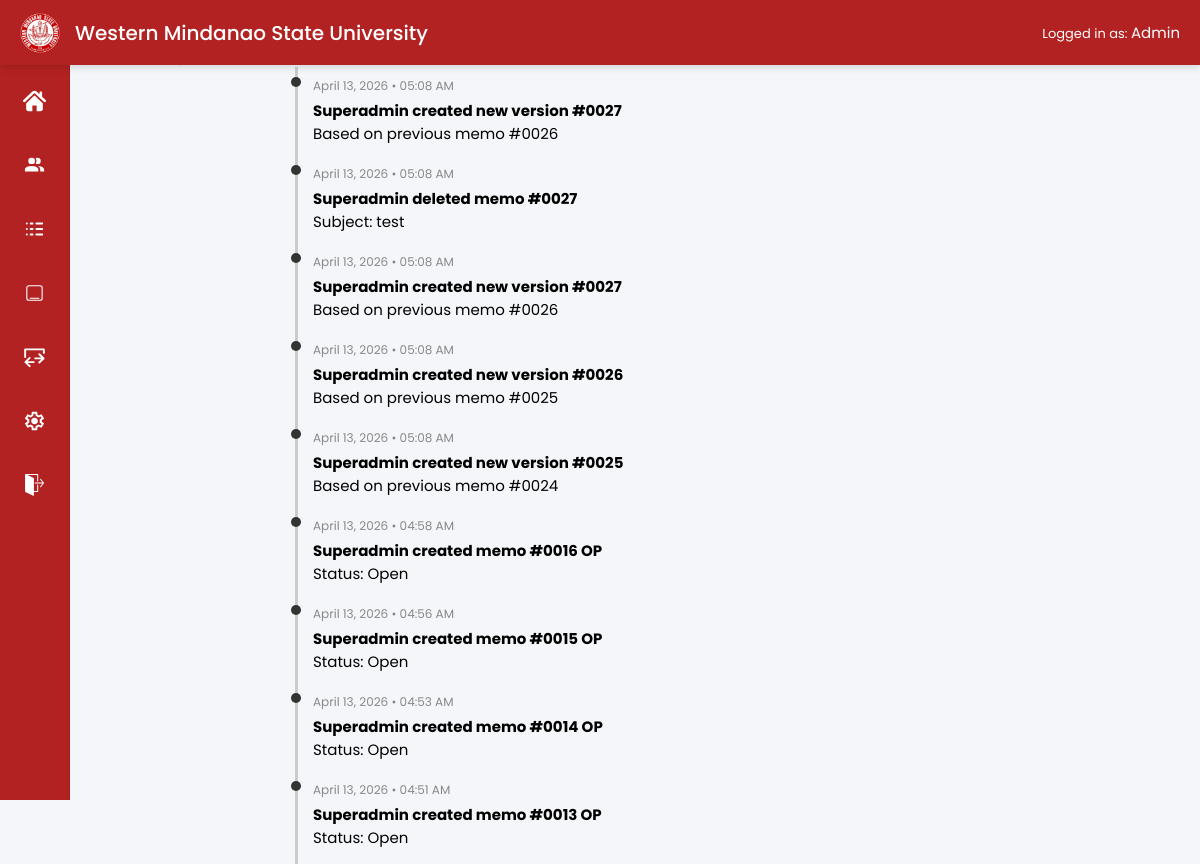
Before: /admin/logs (signed in, upper part) with the older database file.
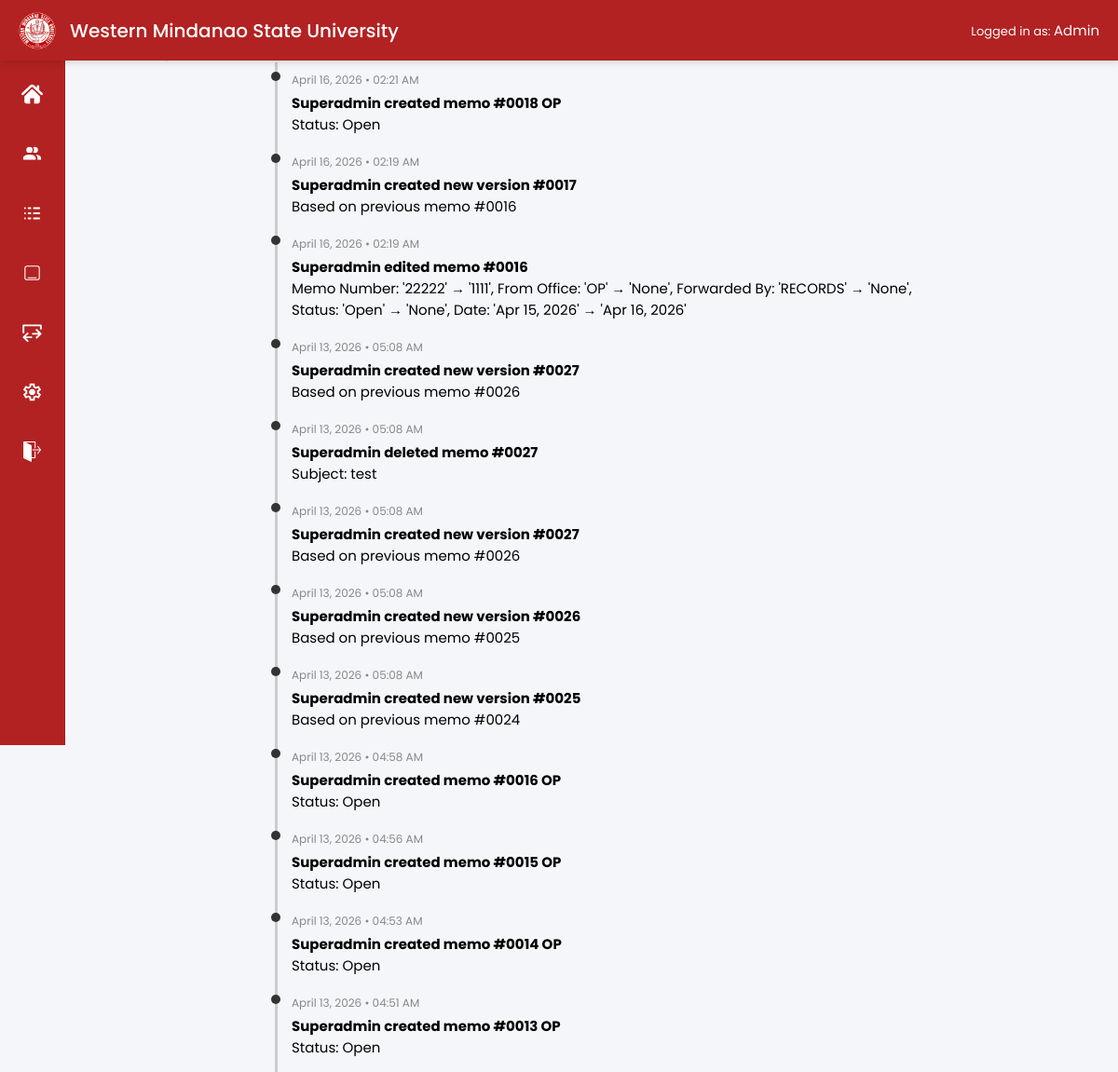
After: the same page with the newer database file.
### app/models/settings.py (models this page shows)
class SystemSettings(db.Model):
    __tablename__ = "system_settings"
    id = db.Column(db.Integer, primary_key=True)
    system_name = db.Column(db.String(200))
    logo = db.Column(db.String(255))

### app/models/user.py (models this page shows, shortened)
class User(UserMixin, db.Model):
    __tablename__ = "users"
    id = db.Column(db.Integer, primary_key=True)
    username = db.Column(db.String(50), unique=True, nullable=False)
    password_hash = db.Column(db.String(255), nullable=False)
    role = db.Column(db.String(20))  # admin or secretary

### app/models/log_entry.py (models this page shows)
class LogEntry(db.Model):
    __tablename__ = "log_entries"
    id = db.Column(db.Integer, primary_key=True)
    serial_number = db.Column(db.Integer, unique=True, nullable=False)
    date = db.Column(db.Date)
    remarks = db.Column(db.String(255))
    notes = db.Column(db.Text)
    encoded_at = db.Column(db.DateTime, default=datetime.utcnow)
    memo_id = db.Column(db.Integer, db.ForeignKey("memos.id"))
    user_id = db.Column(
        db.Integer,
        db.ForeignKey("users.id", name="fk_log_entries_user_id"),
        nullable=True   # 👈 TEMPORARY
    )
    user = db.relationship("User", backref="logs")

### app/routes/admin.py (the view)
@admin_bp.route("/logs")
@login_required
def logs_page():
    logs = LogEntry.query.order_by(LogEntry.encoded_at.desc()).all()
    return render_template("admin/logs.html", logs=logs)

### app/__init__.py (called while the page is built)
def create_app():
    app = Flask(__name__)
    app.config.from_object(Config)
    db.init_app(app)
    login_manager.init_app(app)
    migrate.init_app(app, db)
    login_manager.login_view = "auth.login"
    @login_manager.user_loader
    def load_user(user_id):
        return User.query.get(int(user_id))
    app.register_blueprint(main)
    app.register_blueprint(auth_bp)
    app.register_blueprint(secretary_bp)
    app.register_blueprint(admin_bp)
    app.cli.add_command(seed_command)
    app.cli.add_command(seed_memos)
    @app.context_processor
    def inject_settings():
        settings = SystemSettings.query.first()
        return dict(settings=settings)
    print(app.url_map)
    return app

### app/templates/admin/logs.html (shortened to what this page needs)
{% extends "base.html" %}
{% block content %}
<h2>Activity Logs</h2>
<div class="timeline">
  {% for log in logs %}
    <div class="timeline-item">
      <div class="timeline-time">
        {{ log.encoded_at.strftime("%B %d, %Y") }} •
        {{ log.encoded_at.strftime("%I:%M %p") }}
      </div>
      <div class="timeline-content">
        <strong>{{ log.remarks }}</strong><br>
        <small>{{ log.notes }}</small>
      </div>
    </div>
  {% endfor %}
</div>
{% endblock %}

### app/templates/base.html (shortened to what this page needs)
<!DOCTYPE html>
<html lang="en">
<head>
<link rel="stylesheet" href="{{ url_for('static', filename='css/flatpickr.min.css') }}">
</head>
<body>
<div class="topbar">
<div class="topbar-left">
{% if settings and settings.logo %}
  <img src="{{ url_for('static', filename=settings.logo) }}" class="logo">
{% else %}
  <img src="{{ url_for('static', filename='img/logo.png') }}" class="logo">
{% endif %}
<div class="title"> {{ settings.system_name }}</div>
</div>
<div class="topbar-right">
  Logged in as:
  <span id="userRole">
    {% if current_user.is_authenticated %}
      {{ current_user.role|capitalize }}
    {% else %}
      Guest
    {% endif %}
  </span>
</div>
</div>
{% if current_user.is_authenticated %}
<div class="sidebar">
    {% if current_user.role == "admin" %}
    <a href="{{ url_for('admin.dashboard') }}" title="Dashboard">
        <img src="{{ url_for('static', filename='img/dashboard.svg') }}" alt="Dashboard">
    </a>
    <a href="{{ url_for('admin.users') }}" title="Manage Users">
        <img src="{{ url_for('static', filename='img/users.svg') }}" alt="Users">
    </a>
    <a href="{{ url_for('admin.logs_page') }}" title="Reports">
        <img src="{{ url_for('static', filename='img/reports.svg') }}" alt="Reports">
    </a>
    {% endif %}
    {% if current_user.role == "admin" or current_user.role == "secretary" %}
    <a href="{{ url_for('main.home') }}" title="Memos">
        <img src="{{ url_for('static', filename='img/memos.svg') }}" alt="Memos">
    </a>
    {% endif %}
    {% if current_user.role == "admin" %}
    <a href="{{ url_for('admin.import_page') }}" title="Import/Export">
        <img src="{{ url_for('static', filename='img/import.svg') }}" alt="Import">
    </a>
    <a href="{{ url_for('admin.settings_general') }}" title="Settings">
        <img src="{{ url_for('static', filename='img/settings.svg') }}" alt="Settings">
    </a>
    {% endif %}
    <a href="{{ url_for('auth.logout') }}" title="Logout">
        <img src="{{ url_for('static', filename='img/logout.svg') }}" alt="Logout">
    </a>
</div>
{% endif %}
<div class="content">
  {% block content %}{% endblock %}
</div>
</body>
</html>

### app/templates/base.html (style rules this page uses)
* { margin:0; padding:0; box-sizing:border-box; font-family:'Poppins',sans-serif; font-size:15px; }
body { background:#f4f6f9; }
.topbar { position: fixed; top: 0; left: 0; width: 100%; height: 65px; background: #B22222; display: flex; align-items: center; justify-content: space-between; padding: 0 20px; color: white; box-shadow: 0 2px 8px rgba(0,0,0,0.15); z-index: 1000; }
.topbar-left { display:flex; align-items:center; gap:15px; }
.logo { height:40px; }
.title { font-size:20px; font-weight:500; }
.topbar-right { font-size:13px; }
.sidebar { position: fixed; top: 65px; left: 0; width: clamp(55px, 6vw, 70px); height: calc(100vh - 65px); background: #B22222; border-right: 1px solid rgba(0,0,0,0.1); display: flex; flex-direction: column; align-items: center; padding-top: 20px; gap: clamp(20px, 3.5vw, 32px); z-index: 500; }
.sidebar a { width: 32px; height: 32px; display: flex; justify-content: center; align-items: center; border-radius: 8px; transition: 0.2s; }
.sidebar img { width: 70%; height: 70%; object-fit: contain; filter: brightness(0) invert(1); transition: 0.2s; }
.content { margin-left: 0; margin-top: 20px; width: 100%; padding: clamp(12px, 2vw, 25px); }
body:has(.sidebar) .content { margin-left: clamp(55px, 6vw, 70px); width: calc(100% - clamp(55px, 6vw, 70px)); }

### app/templates/admin/logs.html (style rules this page uses)
.timeline { max-width: 700px; margin: auto; }
.timeline-item { padding: 10px 0; border-left: 3px solid #ccc; margin-left: 10px; padding-left: 15px; position: relative; }
.timeline-item::before { content: ""; position: absolute; left: -7px; top: 10px; width: 10px; height: 10px; background: #333; border-radius: 50%; }
.timeline-time { font-size: 12px; color: #888; margin-bottom: 4px; }
.timeline-content { font-size: 14px; }

Changed rows visible on the page:
added LogEntry: encoded_at "April 16, 2026", encoded_at "02:21 AM", remarks "Superadmin created memo #0018 OP", notes "Status: Open"
added LogEntry: encoded_at "April 16, 2026", encoded_at "02:19 AM", remarks "Superadmin created new version #0017", notes "Based on previous memo #0016"
added LogEntry: encoded_at "April 16, 2026", encoded_at "02:19 AM", remarks "Superadmin edited memo #0016", notes "Memo Number: '22222' → '1111', From Office: 'OP' → 'None', Forwarded By: 'RECORDS' → 'None', Status: 'Open' → 'None', Date: 'Apr 15, 2026' → 'Apr 16, 2026'"
